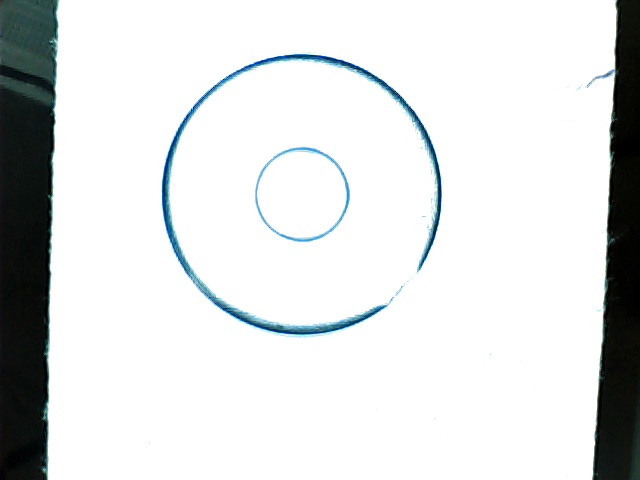
#> input picture capture.jpg, 640 x 480 px
$ python step6_image_processing.py
#> lines starting #> are read from the running program, lines starting #| are printed output that depends on the picture; after the words box and inside, x2 and y2 are one past the last pixel; in counts of white or black regions, pixels touching at a corner belong together
import cv2
import os
import numpy as np

PROJECT_DIR = os.path.dirname(os.path.abspath(__file__))
IMAGE_PATH  = os.path.join(PROJECT_DIR, "capture.jpg")
RESULTS_DIR = os.path.join(PROJECT_DIR, "results")

# Create results folder if it doesn't exist
os.makedirs(RESULTS_DIR, exist_ok=True)


def load_image(path=IMAGE_PATH):
    """Load image from disk."""
#> called with path = 'capture.jpg'
    img = cv2.imread(path)
#> img is the input picture: shape (480, 640, 3); mean B, G, R 221.6, 221.2, 218.7
    if img is None:
        print(f"[ERROR] Could not load image from: {path}")
        return None
    print(f"[OK] Image loaded. Size: {img.shape[1]}x{img.shape[0]}")
#| [OK] Image loaded. Size: 640x480
    return img


def convert_to_grayscale(img):
    """Convert BGR image to grayscale."""
    gray = cv2.cvtColor(img, cv2.COLOR_BGR2GRAY)
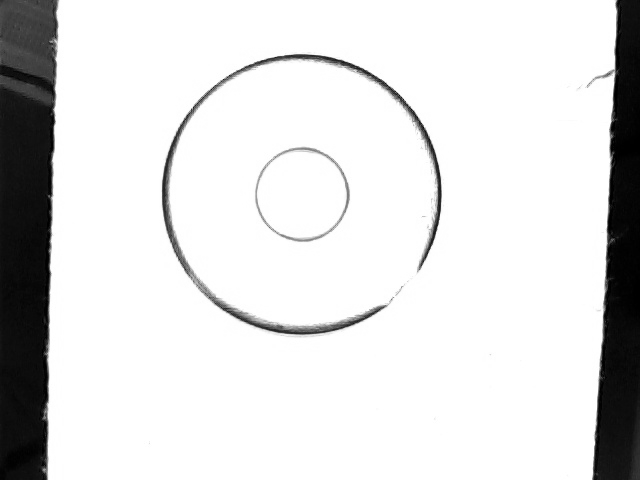
#> gray: shape (480, 640); min 0, max 255, mean 220.5
    print(f"[OK] Converted to grayscale. Shape: {gray.shape}")
#| [OK] Converted to grayscale. Shape: (480, 640)
    return gray


def apply_clahe(gray):
    """
    Apply CLAHE (Contrast Limited Adaptive Histogram Equalization).
    Larger tileGridSize (16x16) gives broader contrast regions,
    so the outer washer ring stands out vs. the inner texture noise.
    clipLimit=3.0 gives stronger contrast boost for dim/washed-out images.
    """
    clahe = cv2.createCLAHE(clipLimit=3.0, tileGridSize=(16, 16))
    enhanced = clahe.apply(gray)
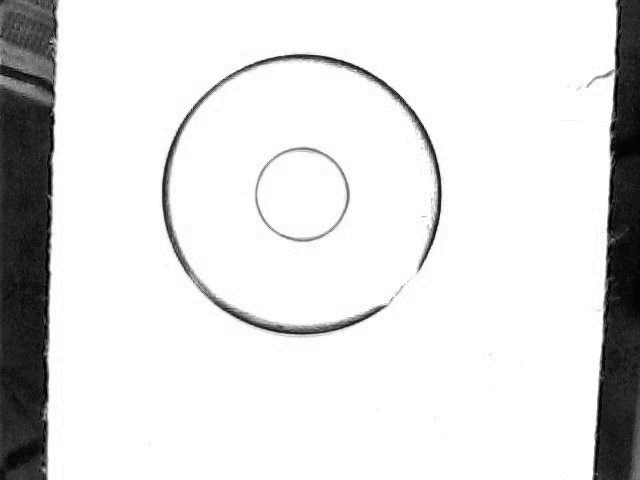
#> enhanced: shape (480, 640); min 1, max 255, mean 222.7
    print(f"[OK] CLAHE contrast enhancement applied (clipLimit=3.0, tile=16x16).")
    return enhanced


def apply_blur(gray, ksize=9):
    """
    Apply Gaussian blur to reduce noise.
    ksize must be odd (e.g. 5, 7, 9, 11).
    Increased to 9 to better suppress internal washer texture
    before edge detection.
    """
#> called with ksize = 9
    blurred = cv2.GaussianBlur(gray, (ksize, ksize), 0)
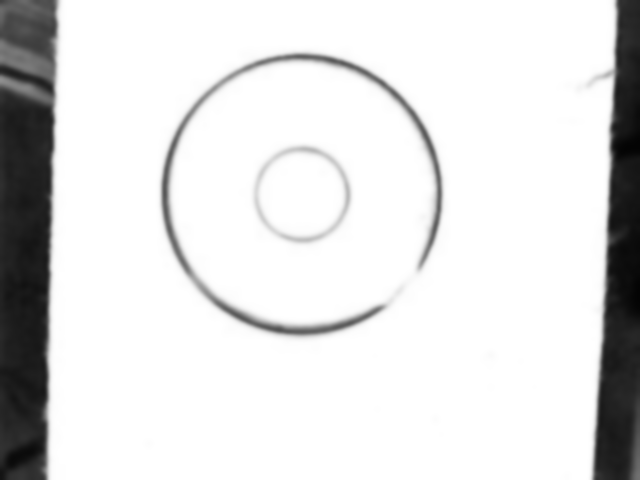
#> blurred: shape (480, 640); min 4, max 255, mean 222.8
    print(f"[OK] Gaussian blur applied. Kernel size: {ksize}x{ksize}")
    return blurred


def apply_bilateral_filter(gray):
    """
    Apply bilateral filter to remove noise while PRESERVING sharp edges.
    Unlike Gaussian blur, bilateral filter keeps strong edges (the washer
    metal ring) crisp while smoothing out internal texture and grain.

    d=9      : diameter of pixel neighbourhood
    sigmaColor=75 : filter strength in colour/intensity space
    sigmaSpace=75 : filter strength in spatial space
    """
    filtered = cv2.bilateralFilter(gray, d=9, sigmaColor=75, sigmaSpace=75)
    print(f"[OK] Bilateral filter applied (edge-preserving denoising).")
    return filtered


def apply_morphological_ops(gray):
    """
    Apply ONLY morphological opening (removes small noise particles).
    Removed closing operation — closing was filling and merging edges,
    which created false blobs that got detected as phantom circles.
    """
    kernel = cv2.getStructuringElement(cv2.MORPH_ELLIPSE, (3, 3))

    # Opening: erode then dilate (removes isolated noise pixels)
    opened = cv2.morphologyEx(gray, cv2.MORPH_OPEN, kernel, iterations=1)

    print(f"[OK] Morphological open applied (noise removal only).")
    return opened


def detect_circles(blurred, dp=1.0, min_dist=100, param1=120, param2=45,
                   min_radius=120, max_radius=280):
    """
    Detect circles using Hough Circle Transform.

    KEY PARAMETER CHANGES:
    - param1=120: Much stricter Canny — only the strong outer metal ring edge
                  survives; weak inner texture edges are suppressed
    - param2=45 : Stricter accumulator — reduces false detections from noise
    - min_dist=100: Ensures only one circle per washer
    - min_radius=80: Outer washer is always larger than this
    - max_radius=280: Cap to exclude full-image false positives
    """
#> called with dp = 1, min_dist = 100, param1 = 120, param2 = 45, min_radius = 120, max_radius = 280
    circles = cv2.HoughCircles(
        blurred,
        cv2.HOUGH_GRADIENT,
        dp=dp,
        minDist=min_dist,
        param1=param1,
        param2=param2,
        minRadius=min_radius,
        maxRadius=max_radius
    )
#> circles = [[300.5, 194.5, 140.8]]

    if circles is not None:
        circles = np.round(circles[0, :]).astype(int)
#> circles = [[300, 194, 141]]
        print(f"[OK] {len(circles)} circle(s) detected.")
#| [OK] 1 circle(s) detected.
    else:
        print("[WARN] No circles detected. Try lowering param1 or param2.")

    return circles


def run_pipeline(image_path=IMAGE_PATH):
    """
    Full processing pipeline with enhanced preprocessing:
    Load → Grayscale → CLAHE enhancement → Gaussian blur → Morphological ops → Hough Circle Detection

    Returns (original image, circles) or (None, None) on failure.
    """
    print("\n--- Image Processing Pipeline (Enhanced) ---")

    img = load_image(image_path)
    if img is None:
        return None, None

    gray      = convert_to_grayscale(img)
    enhanced  = apply_clahe(gray)                   # boost contrast
    denoised  = apply_bilateral_filter(enhanced)    # remove noise, keep edges sharp
    blurred   = apply_blur(denoised, ksize=9)       # smooth for Hough
    cleaned   = apply_morphological_ops(blurred)    # remove leftover noise pixels
    circles   = detect_circles(cleaned)
#> circles = [[300, 194, 141]]

    print("---------------------------------\n")
    return img, circles


if __name__ == "__main__":
    img, circles = run_pipeline()
#> circles = [[300, 194, 141]]

    if img is not None:
        # Show each pipeline stage side by side
        gray      = convert_to_grayscale(img)
#| [OK] Converted to grayscale. Shape: (480, 640)
        enhanced  = apply_clahe(gray)
        denoised  = apply_bilateral_filter(enhanced)
        blurred   = apply_blur(denoised, ksize=9)
        cleaned   = apply_morphological_ops(blurred)

        # Convert single-channel images to BGR for display
        gray_bgr     = cv2.cvtColor(gray,     cv2.COLOR_GRAY2BGR)
        enhanced_bgr = cv2.cvtColor(enhanced, cv2.COLOR_GRAY2BGR)
        denoised_bgr = cv2.cvtColor(denoised, cv2.COLOR_GRAY2BGR)
        blurred_bgr  = cv2.cvtColor(blurred,  cv2.COLOR_GRAY2BGR)
        cleaned_bgr  = cv2.cvtColor(cleaned,  cv2.COLOR_GRAY2BGR)

        # Draw detected circles on a copy of original
        result = img.copy()
        if circles is not None:
            for (x, y, r) in circles:
                cv2.circle(result, (x, y), r, (0, 255, 0), 2)   # outer circle
                cv2.circle(result, (x, y), 3, (0, 0, 255), -1)  # center dot
#> this loop made 1 pass
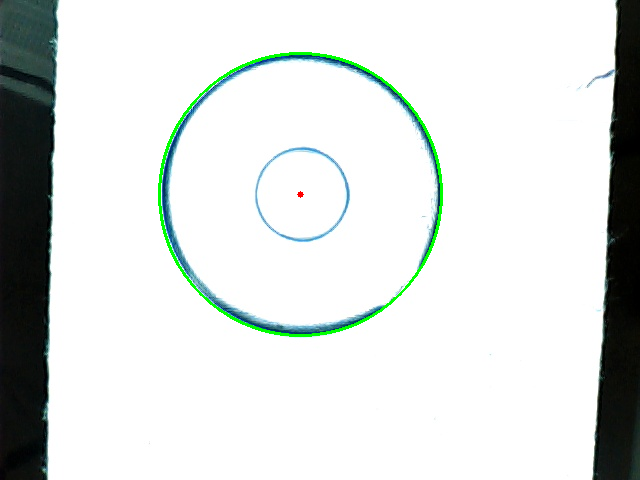
#> result: shape (480, 640, 3); 0.86% of pixels changed, all inside (x1, y1, x2, y2) = (158, 52, 443, 337)

        # Stack: Original | Gray | CLAHE | Bilateral | Blur | Cleaned | Detected
        combined = np.hstack([img, gray_bgr, enhanced_bgr, denoised_bgr, blurred_bgr, cleaned_bgr, result])
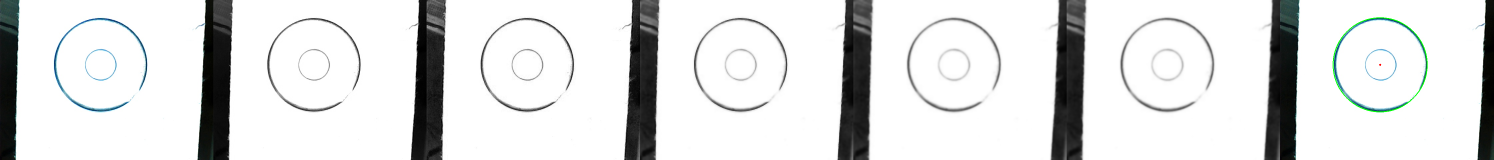
#> combined: shape (480, 4480, 3) (shown at 1/3 size); mean B, G, R 221.8, 222, 221
        combined_resized = cv2.resize(combined, (0, 0), fx=0.28, fy=0.28)
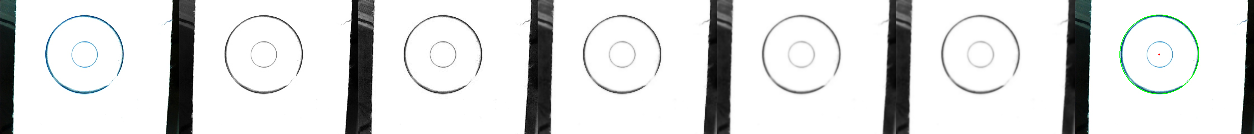
#> combined_resized: shape (134, 1254, 3); mean B, G, R 221.8, 222.1, 221.1

        cv2.imshow("Pipeline: Original | Gray | CLAHE | Bilateral | Blur | Clean | Detected", combined_resized)

        # Save pipeline result to results folder
        save_path = os.path.join(RESULTS_DIR, "step6_pipeline.jpg")
        cv2.imwrite(save_path, combined_resized)
        print(f"[OK] Pipeline image saved: {save_path}")

        print("[INFO] Press any key to close.")
        cv2.waitKey(0)
        cv2.destroyAllWindows()
